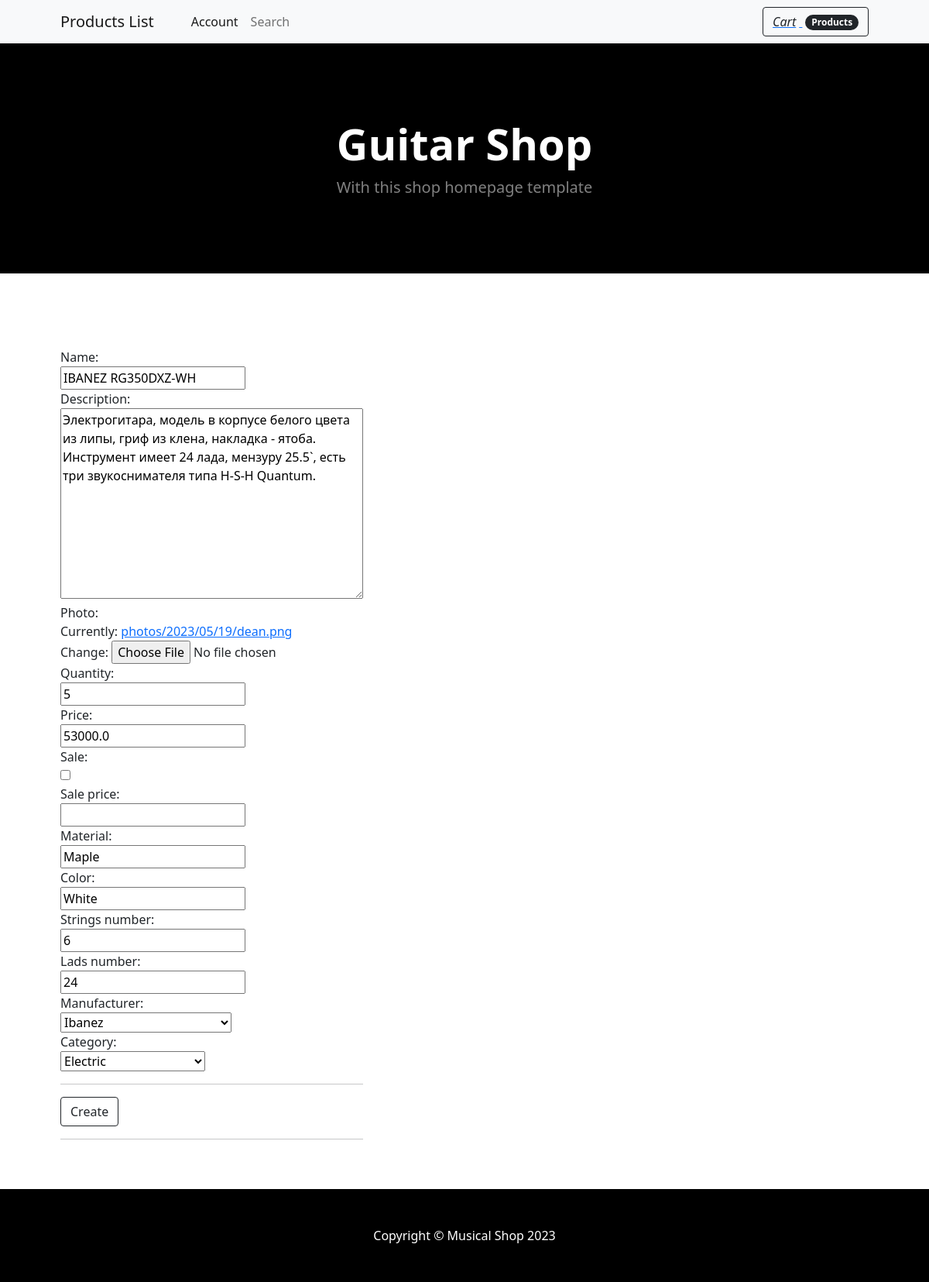
Screenshot of /shop/5/update (signed in) with the database file from the repository.
### musicshop/models.py (models this page shows, shortened)
class Guitar(models.Model):
    name = models.CharField(max_length=100,
                            unique=True)
    description = models.TextField()
    quantity = models.IntegerField(validators=[MinValueValidator(0)])
    price = models.FloatField(validators=[MinValueValidator(0.0)])
    material = models.CharField(max_length=100)
    color = models.CharField(max_length=100)
    strings_number = models.IntegerField(validators=[MinValueValidator(0)])
    lads_number = models.IntegerField(validators=[MinValueValidator(0)])
    photo = models.ImageField(upload_to='photos/%Y/%m/%d/', null=True)
    sale = models.BooleanField(default=False)
    sale_price = models.IntegerField(validators=[MinValueValidator(0)], null=True)
    manufacturer = models.ForeignKey('Manufacturer', on_delete=models.CASCADE)
    category = models.ForeignKey('Category', on_delete=models.CASCADE)

### musicshop/views.py (the view)
# urls.py: path('<int:pk>/update', GuitarUpdate.as_view(), name='update_guitar'),
class GuitarUpdate(LoginRequiredMixin, UpdateView):
    model = Guitar
    template_name = 'guitar_update.html'
    form_class = GuitarForm

### musicshop/forms.py (shortened to what this page needs)
class GuitarForm(forms.ModelForm):
    def __init__(self, *args, **kwargs):
        super().__init__(*args, **kwargs)
        self.fields['category'].empty_label = 'Category not selected'
        self.fields['manufacturer'].empty_label = 'Manufacturer not selected'
    class Meta:
        model = Guitar
        fields = ['name', 'description', 'photo', 'quantity', 'price', 'sale', 'sale_price', 'material', 'color',
                  'strings_number', 'lads_number', 'manufacturer', 'category', ]
        widgets = {
            'name': forms.TextInput(attrs={'class': 'form-input'})
        }

### musicshop/models.py (called while the page is built)
    def __str__(self):
        return self.name

    def __str__(self):
        return self.name

### templates/guitar_update.html (shortened to what this page needs)
{% extends 'flatpages/default.html' %}
{% block content %}
<div class="input-group">
    <form action="{% url 'musicshop:update_guitar' guitar.id %}" method="get" enctype="multipart/form-data">
            {% for field in form %}
            {{ field.label_tag }}
            <div>{{ field }}</div>
            {% endfor %}
        <hr>
        <input type="submit" value="Create" class="btn btn-outline-dark mt-auto"/>
        <hr>
    </form>
</div>
{% endblock content %}

### templates/flatpages/default.html (shortened to what this page needs)
<!DOCTYPE html>
<html lang="en">
    <head>
        {% load static %}
        <link href="{% static 'css/styles.css' %}" rel="stylesheet" />
        <link href="../static/css/styles.css" rel="stylesheet" />
    </head>
    <body>
        <nav class="navbar navbar-expand-lg navbar-light bg-light">
            <div class="container px-4 px-lg-5">
                <a class="navbar-brand" href="http://127.0.0.1:8000/shop/">Products List</a>
                <div class="collapse navbar-collapse" id="navbarSupportedContent">
                    <ul class="navbar-nav me-auto mb-2 mb-lg-0 ms-lg-4">
                        <li class="nav-item"><a class="nav-link active" aria-current="page" href="http://127.0.0.1:8000/shop/account/">Account</a></li>
                        <li class="nav-item"><a class="nav-link" href="http://127.0.0.1:8000/shop/search/">Search</a></li>
                    </ul>
                    <a class="d-flex" href="{% url 'musicshop:basket' %}">
                        <div class="btn btn-outline-dark">
                            <i class="bi-cart-fill me-1">Cart</i>
                            <span class="badge bg-dark text-white ms-1 rounded-pill">Products</span>
                        </div>
                    </a>
                </div>
            </div>
        </nav>
        <header class="bg-black py-5">
            <div class="container px-4 px-lg-5 my-5">
                <div class="text-center text-white">
                    <h1 class="display-4 fw-bolder">Guitar Shop</h1>
                    <p class="lead fw-normal text-white-50 mb-0">With this shop homepage template</p>
                </div>
            </div>
        </header>
        <section class="bg-white py-5">
            <div class="container px-4 px-lg-5 mt-5">
                <div class="row gx-4 gx-lg-5 row-cols-2 row-cols-md-3 row-cols-xl-4 justify-content-center">
                    {% block content %}
                    {% endblock content %}
                </div>
            </div>
        </section>
        <footer class="py-5 bg-black">
            <div class="container"><p class="m-0 text-center text-white">Copyright &copy; Musical Shop 2023</p></div>
        </footer>
    </body>
</html>

### rows the page displays
Guitar: form "IBANEZ RG350DXZ-WH" "Электрогитара, модель в корпусе белого цвета из липы, гриф из клена, накладка - ятоба. Инструмент имеет 24 лада, мензуру 25.5`, есть три звукоснимателя типа H-S-H Quantum." "5" "53000.0" "Maple" "White" "6" "24" "Ibanez" "Electric"

### other values shown
{{ field.label_tag }} "Name:" "Description:" "Photo:" "Quantity:" "Price:" "Sale:" "Sale price:" "Material:" "Color:" "Strings number:" "Lads number:" "Manufacturer:" "Category:"
